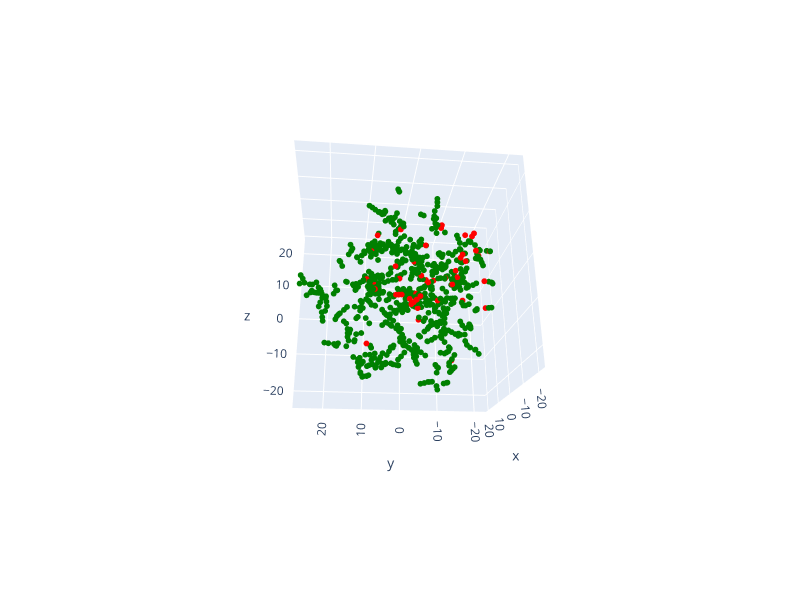

Notebook cell for this chart:
### Code cell
fig = px.scatter_3d(x=[ns[0] for ns in tsne3], y=[ns[1] for ns in tsne3], z=[ns[2] for ns in tsne3],  
                hover_name=newssources, color=reliability_color, 
                color_discrete_map="identity")
fig.update_traces(marker_size=2)
fig.update_layout(width=800, height=600)
fig.show()

### Figure 1 — Plotly figure (JSON) as saved in the notebook; plotly's stock layout.template omitted (floating-point values rounded to 4 significant figures; data arrays with more than 128 entries replaced by an {"elided": "..."} marker saying what was removed)
{"data": [{"hovertemplate": "<b>%{hovertext}</b><br><br>x=%{x}<br>y=%{y}<br>z=%{z}<extra></extra>", "hovertext": {"elided": "692 str values"}, "legendgroup": "", "marker": {"color": "green", "size": 2, "symbol": "circle"}, "mode": "markers", "name": "", "scene": "scene", "showlegend": false, "type": "scatter3d", "x": {"elided": "692 float values"}, "y": {"elided": "692 float values"}, "z": {"elided": "692 float values"}}, {"hovertemplate": "<b>%{hovertext}</b><br><br>x=%{x}<br>y=%{y}<br>z=%{z}<extra></extra>", "hovertext": ["californiaglobe.com", "gulfnews.com", "frontpagemag.com", "digg.com", "mindbodygreen.com", "americanindependent.com", "xinhuanet.com", "bigleaguepolitics.com", "sputniknews.com", "americanthinker.com", "sciencetimes.com", "activistpost.com", "techstartups.com", "wnd.com", "thefreethoughtproject.com", "tmz.com", "tass.com", "trtworld.com", "judicialwatch.org", "peta.org", "independentsentinel.com", "mintpressnews.com", "cgtn.com", "thefederalist.com", "naturalnews.com", "rt.com", "pjmedia.com", "infowars.com", "spectator.org", "onegreenplanet.org", "arabnews.com", "amgreatness.com", "newsmax.com", "prageru.com", "lifesitenews.com", "lifenews.com", "chinadaily.com.cn", "middleeastmonitor.com", "globaltimes.cn", "breitbart.com", "mercola.com", "beforeitsnews.com", "thenationalpulse.com", "outkick.com", "zerohedge.com", "hightimes.com", "theepochtimes.com", "bizpacreview.com"], "legendgroup": "", "marker": {"color": "red", "size": 2, "symbol": "circle"}, "mode": "markers", "name": "", "scene": "scene", "showlegend": false, "type": "scatter3d", "x": [0.06495, -2.473, -15.61, 0.9789, -11.87, 15.87, 1.557, -10.67, 0.0803, -16.52, -2.92, -0.6247, 3.24, -21.19, 10.42, 3.856, 0.04904, -4.386, -10.84, 16.69, -16.69, 7.192, 1.314, -19.64, -9.934, -20.67, -18.13, -2.698, -18.16, 1.954, -4.55, -18.36, -21.23, 3.852, -10.88, 1.935, 8.501, 2.234, 0.6482, -22.21, -10.08, 18.45, -14.17, -12.78, -11.43, -5.202, -21.77, -15.65], "y": [-1.361, 3.535, -9.625, -2.23, -11.8, -4.486, -0.3528, -14.45, 3.16, 0.5067, -7.914, -18.78, 7.669, 1.048, 1.224, 9.871, -18.84, 8.812, -14.96, -9.002, -9.853, -8.309, 1.634, -0.1993, -14.45, 0.1963, -1.864, -8.169, -5.525, -4.694, 8.546, -1.351, 1.144, 1.57, -9.422, 9.217, 9.995, -10.34, 2.438, 2.272, -13.88, 0.1892, -9.018, -17.11, -8.382, -11.98, 1.763, -10.71], "z": [8.29, 5.587, 2.077, -3.752, 9.883, -1.305, -1.15, 6.628, -0.8209, -7.298, 16.56, 3.452, 16.93, -10.56, 8.159, -12.2, -3.424, 0.3658, 5.24, 10.81, 2.361, 0.979, -0.2134, -4.515, 11.59, -9.55, -5.315, 17.52, -4.181, 14.02, -1.531, -4.888, -10.66, 19.38, 1.123, 11.63, 6.767, -16.22, -0.5516, -12.02, 10.66, -6.791, -1.996, 5.475, -2.58, -3.83, -11.41, 1.271]}], "layout": {"height": 600, "legend": {"tracegroupgap": 0}, "margin": {"t": 60}, "scene": {"aspectmode": "auto", "aspectratio": {"x": 0.9415, "y": 1.051, "z": 1.011}, "camera": {"center": {"x": 0, "y": 0, "z": 0}, "eye": {"x": -2.533, "y": 0.2667, "z": -1.081}, "projection": {"type": "perspective"}, "up": {"x": 0, "y": 0, "z": 1}}, "domain": {"x": [0, 1], "y": [0, 1]}, "xaxis": {"title": {"text": "x"}, "type": "linear"}, "yaxis": {"title": {"text": "y"}, "type": "linear"}, "zaxis": {"title": {"text": "z"}, "type": "linear"}}, "width": 800}}
